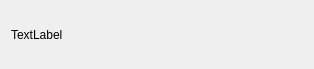
<?xml version="1.0" encoding="UTF-8"?>
<ui version="4.0">
 <class>ClockWidget</class>
 <widget class="QWidget" name="ClockWidget">
  <property name="geometry">
   <rect>
    <x>0</x>
    <y>0</y>
    <width>314</width>
    <height>69</height>
   </rect>
  </property>
  <property name="windowTitle">
   <string>Form</string>
  </property>
  <layout class="QHBoxLayout" name="horizontalLayout">
   <item>
    <widget class="QLabel" name="label">
     <property name="text">
      <string>TextLabel</string>
     </property>
    </widget>
   </item>
  </layout>
 </widget>
 <resources/>
 <connections/>
</ui>
